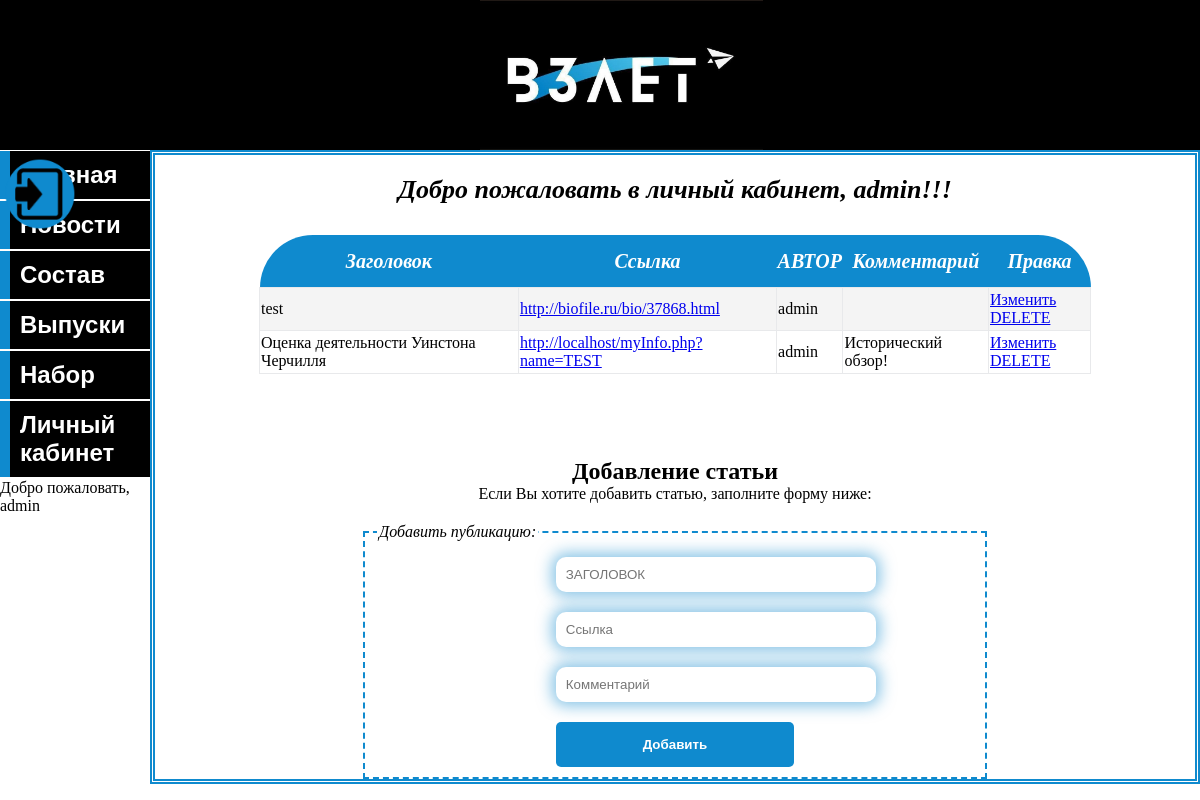
/myInfo.php (signed in), run on the app's committed database.
### tables this page shows
CREATE TABLE `info` (
  `id_i` int(11) NOT NULL,
  `id_usersInfo` int(11) NOT NULL,
  `title` text NOT NULL,
  `link` text NOT NULL,
  `jpg` blob,
  `coment` text NOT NULL
);

CREATE TABLE `users` (
  `id_users` int(11) NOT NULL,
  `username` varchar(50) NOT NULL,
  `password` varchar(50) NOT NULL
);

### myInfo.php (the view, shortened to what this page needs)
<!DOCTYPE html>
<html>
  <head>
    <link rel="stylesheet" href="css/master.css">
    <link rel="stylesheet" href="css/main.css">
    <link rel="stylesheet" href="css/spis.css">
    <link rel="stylesheet" href="css/infoUser.css">
  </head>
  <body>
    <?php
    $user = $_SESSION['uname'];
    ?>
    <header>
      <img class="logo" src="attach/1.jpg" >
      <a href="php/repath.php"><img class="exitpic" src="attach/exit.png"></a>
    </header>
    <article class="main">
      <div class="menu">
        <ul class="navbar">
          <li><a href="index.php">Главная</a></li>
          <li><a href="news.php">Новости</a></li>
          <li><a href="party.php">Состав</a></li>
          <li><a href="collection.php">Выпуски</a></li>
          <li><a href="contact.php">Набор</a></li>
          <li><a href="personal.php">Личный кабинет</a></li>
            <li id="222">Добро пожаловать, <?php  echo $user ?> </li>
      </ul>
      </div>
      <div class="content">
        <h1><i>Добро пожаловать в личный кабинет, <?php echo $user  ?>!!! </i></h1>
    <?php
      include "php/connect.php";
     $query1="SELECT id_users FROM users WHERE username='$user'";
     $result = mysqli_query($connection, $query1);
     $array_USERS = mysqli_fetch_assoc($result);
     $id_user = $array_USERS['id_users'];
     $query2="SELECT id_i, title, link, username, coment FROM info INNER JOIN users on id_usersInfo=id_users WHERE id_usersInfo='$id_user'";
     $result = mysqli_query($connection, $query2);
     if ($result){
        echo "<table class='infoUser'><tr><th class='firstP'>Заголовок</th><th>Ссылка</th><th>АВТОР</th><th>Комментарий</th><th class='lastP'>Правка</th></tr>";
        while ($row = mysqli_fetch_row($result)) {
          echo "<tr>";
        for ($j = 1 ; $j < 5 ; ++$j) {
          if($j == 2){
            echo "<td><a href='$row[$j]'>$row[$j]</td>";
          }
          else {echo "<td>$row[$j]</td>";}
        }
          echo "<td><a href='php/update.php?id_i=$row[0]'> Изменить <br> <a href='php/delete.php?id_i=$row[0]'> DELETE</td>";
        echo "</tr>";
}
        echo "</table>";
     }
      ?>
      <br><br><br>
      <center>
        <h2>Добавление статьи</h2>
        <a> Если Вы хотите добавить статью, заполните форму ниже: </a>
        </center>
      <form class="addForm" action="php/createNew.php"  method="POST">
        <fieldset>
          <legend><i>Добавить публикацию:</i></legend>
          <input type="text" name="title" placeholder="ЗАГОЛОВОК"  required>
          <br>
          <input type="text" name="link" placeholder="Ссылка" required>
          <br>
          <input type="text" name="comment" placeholder="Комментарий"  >
        <br>
          <button class="btn1" type="submit">Добавить</button>
                      <br>
        </fieldset>
      </form>
      </div>
    </article>
  </body>
</html>

### css/master.css (style rules this page uses)
h1 { text-align: center; padding-top: 20px; font-size: 26px; font-style: italic; }

### css/main.css (style rules this page uses)
* { margin: 0; }
header { height: 150px; background-color: black; }
.logo { height: 150px; padding-left: 40%; margin-right: 30%; }
.exitpic { height: 80px; padding-bottom: 2%; }
.menu { float: left; }
.navbar { margin: 0; padding: 0; list-style-type: none; width: 150px; }
.navbar a { font-family: sans-serif; background-color: black; color: #fff; padding: 10px; font-size: 24px; text-decoration: none; font-weight: bold; border-left: 10px solid rgb(15, 138, 206); display: block; }
.navbar li { border-top: 1px solid #fff; border-bottom: 1px solid #fff; }
.content { border: 5px double rgb(15, 138, 206); margin-left: 150px; }

### css/infoUser.css (style rules this page uses)
.infoUser { width: 80%; margin: 30px 10% 30px 10%; border-collapse: collapse; }
.infoUser th { height: 50px; color: #FFFFFF; font-weight: bold; font-style: italic; font-size: 20px; background: #0f8ace; }
.firstP { border-radius: 100px 0px 0px 0px; }
.lastP { width: 100px; border-radius: 0px 100px 0px 0px; }
.infoUser tr td { border: 1px solid #01ab73; overflow-wrap: break-word; height: 40px; }
.infoUser tbody tr td { border: 1px solid #e8e9eb; overflow-wrap: break-word; }
.infoUser tbody tr:nth-child(2n) { background: #f4f4f4; }
.addForm { margin-top: 20PX; margin-left: 20%; margin-right: 20%; }
.addForm input { width: 300px; }
.addForm input[type=text] { padding: 10px; margin:10px 0 10px 30%; // add top and bottom margin width: 200px; border: 0px; box-shadow:0 0 15px 4px rgba(15,138,206,0.5); border-radius:10px; }
fieldset { border-color: #0f8ace; border-style: dashed; }
.btn1 { appearance:none; -webkit-appearance:none; margin-top: 10px; margin-left: 30%; padding:15px; border:none; background-color:#0f8ace; color:#fff; font-weight:600; border-radius:5px; width:40%; }

### data on the page
info: title "test", link "http://biofile.ru/bio/37868.html", users.username "admin"
info: title "Оценка деятельности Уинстона Черчилля", link "http://localhost/myInfo.php?name=TEST", users.username "admin", coment "Исторический обзор!"

### other printed values
$user "admin"
